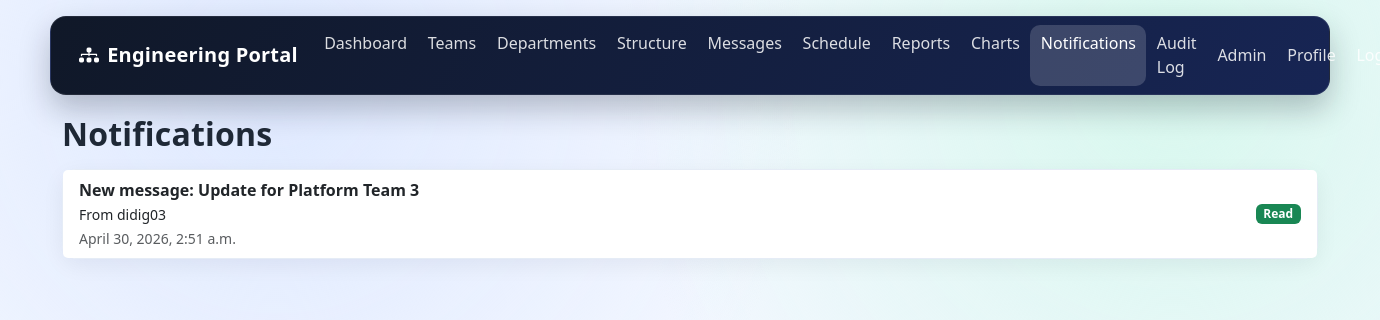
Screenshot of /notifications/ (signed in) with the database file from the repository.
### core/models.py (models this page shows, shortened)
class Notification(models.Model):
    user = models.ForeignKey(User, on_delete=models.CASCADE, related_name="notifications")
    title = models.CharField(max_length=150)
    body = models.TextField(blank=True)
    is_read = models.BooleanField(default=False)
    created_at = models.DateTimeField(auto_now_add=True)
    class Meta:
        ordering = ["-created_at"]

### core/views.py (the view)
# urls.py: path("notifications/", NotificationListView.as_view(), name="notifications"),
class NotificationListView(LoginRequiredMixin, ListView):
    template_name = "core/notifications.html"
    context_object_name = "notifications"
    def get_queryset(self):
        return Notification.objects.filter(user=self.request.user)

### core/context_processors.py (called while the page is built)
def notification_count(request):
    if request.user.is_authenticated:
        return {"unread_notifications_count": Notification.objects.filter(user=request.user, is_read=False).count()}
    return {"unread_notifications_count": 0}

### core/current_user.py (called while the page is built)
def set_current_user(user):
    _current_user.set(user)

### templates/core/notifications.html
{% extends "base.html" %}
{% block content %}
<h2 class="page-title mb-3">Notifications</h2>
<div class="card">
    <ul class="list-group list-group-flush">
        {% for notification in notifications %}
            <li class="list-group-item d-flex justify-content-between align-items-center">
                <div>
                    <strong>{{ notification.title }}</strong><br>
                    <small>{{ notification.body }}</small><br>
                    <small class="text-muted">{{ notification.created_at }}</small>
                </div>
                {% if not notification.is_read %}
                    <form method="post" action="{% url 'notification_read' notification.pk %}">
                        {% csrf_token %}
                        <button class="btn btn-sm btn-outline-primary" type="submit">Mark read</button>
                    </form>
                {% else %}
                    <span class="badge bg-success">Read</span>
                {% endif %}
            </li>
        {% empty %}
            <li class="list-group-item">No notifications yet.</li>
        {% endfor %}
    </ul>
</div>
{% endblock %}

### static/css/site.css (style rules this page uses)
:root { --bg: #f3f7ff; --surface: #ffffff; --text: #1f2937; --muted: #6b7280; --primary: #3366ff; --primary-dark: #1f4fd6; --danger-soft: #ffe8ec; --success-soft: #e8fff2; }
body { font-family: "Segoe UI", Tahoma, Geneva, Verdana, sans-serif; background: radial-gradient(circle at 20% 10%, #dfe9ff 0%, rgba(223, 233, 255, 0) 40%), radial-gradient(circle at 85% 10%, #d8f8ee 0%, rgba(216, 248, 238, 0) 40%), var(--bg); color: var(--text); min-height: 100vh; }
.page-title { font-weight: 700; letter-spacing: 0.2px; margin-bottom: 1rem; }
.card { border: 1px solid #e5ecf6; border-radius: 14px; box-shadow: 0 6px 22px rgba(15, 23, 42, 0.06); }
.list-group-item { border-color: #e8eef7; }

### rows the page displays
Notification: title "New message: Update for Platform Team 3", body "From didig03", created_at "April 30, 2026, 2:51 a.m.", is_read "Read"
